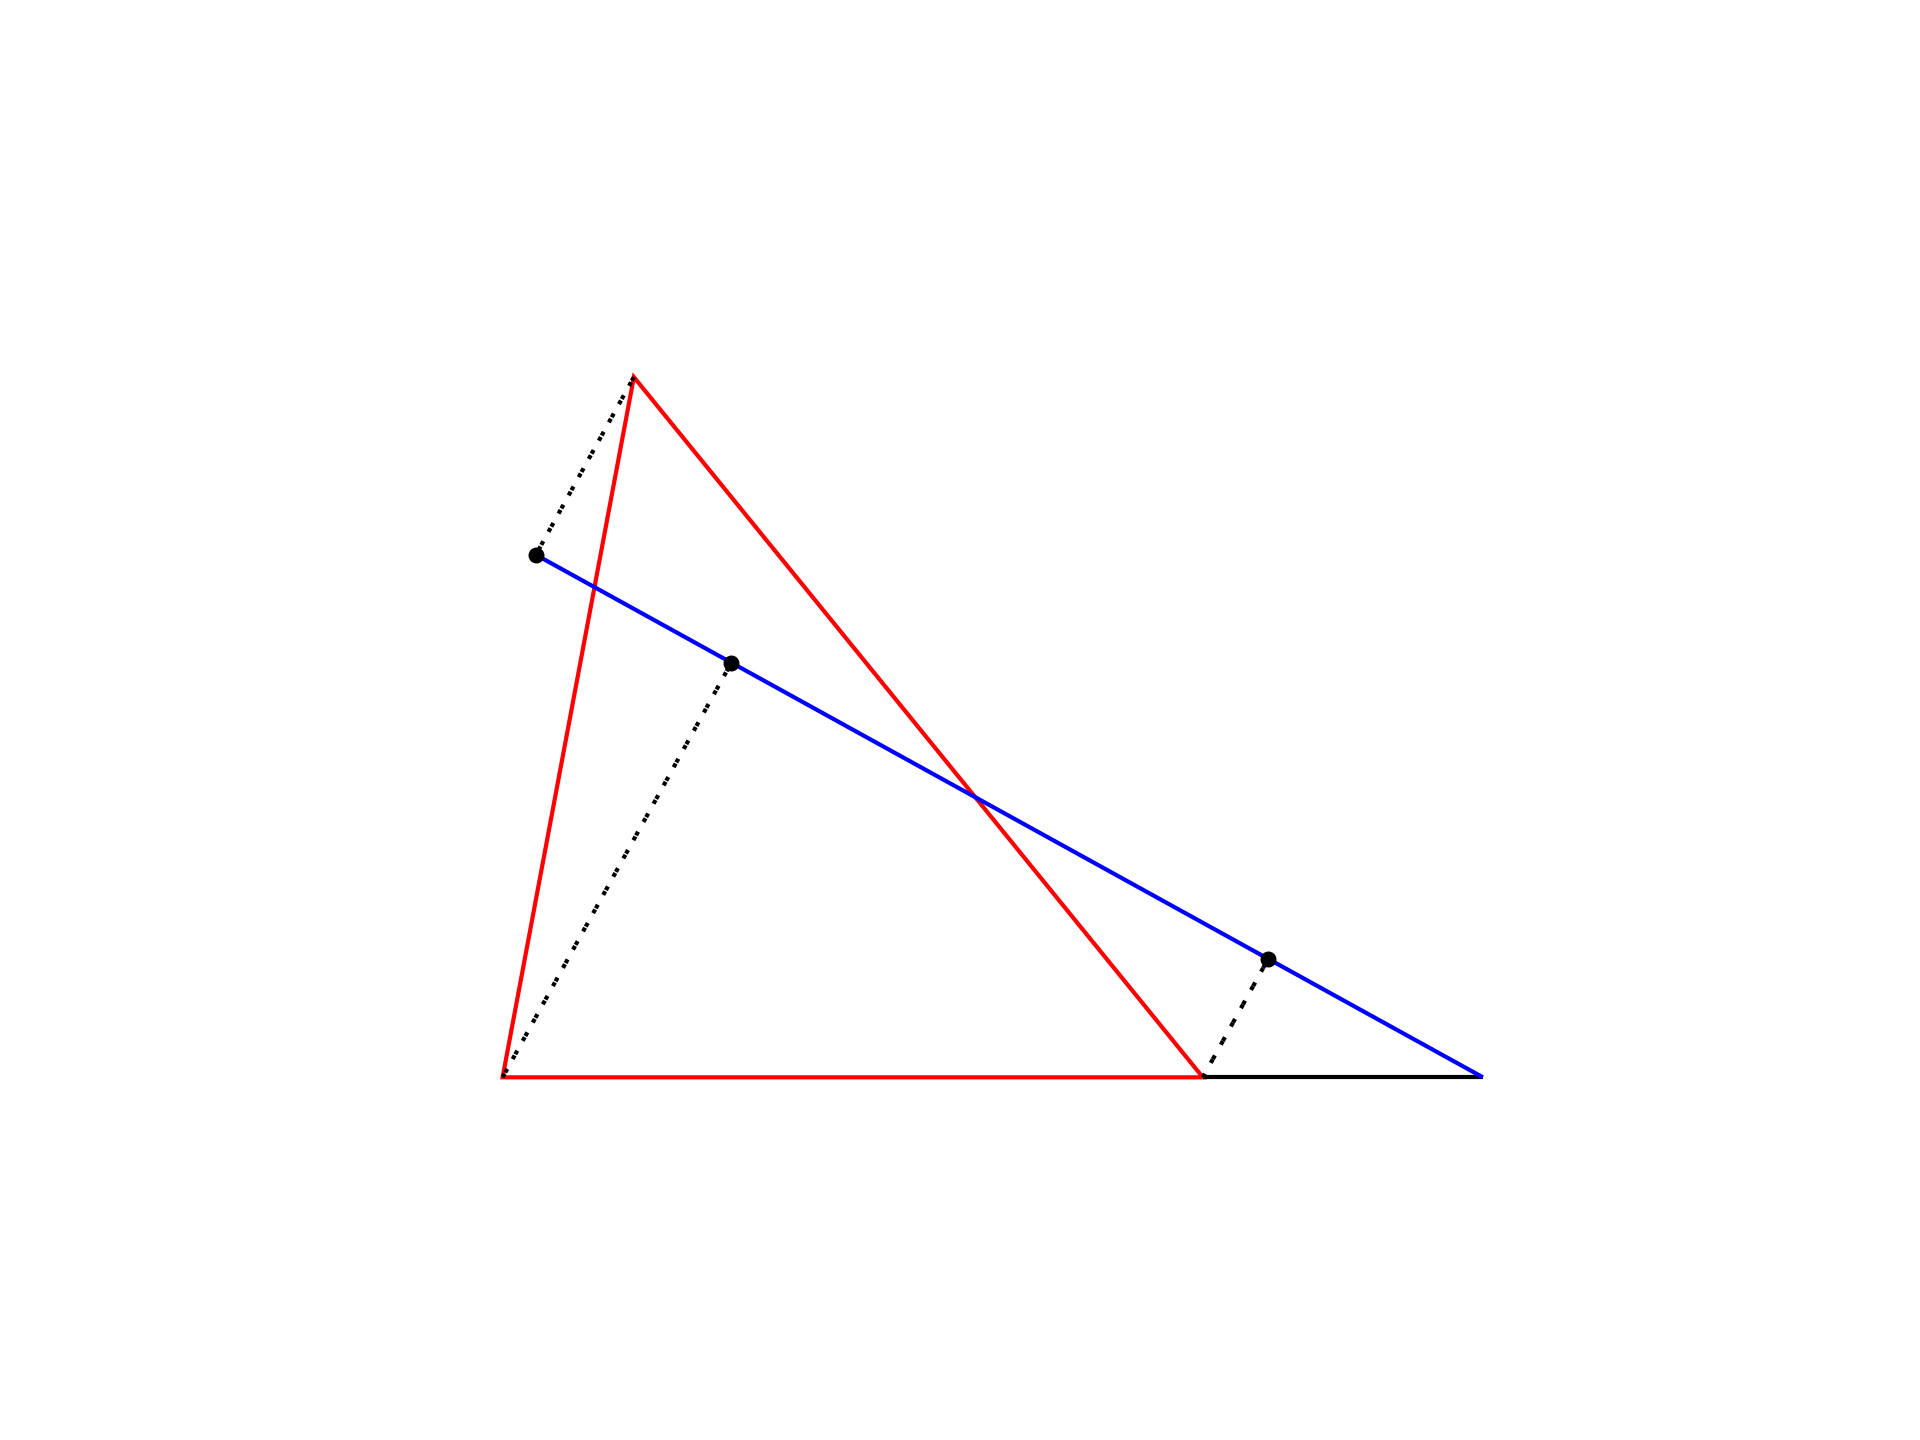

Write the Python code that produced this figure.
import matplotlib.pyplot as plt
import numpy as np
import geometry as geo

fig, ax = geo.init()
ax.set(xlim=(-20,150), ylim=(0,100))


pL = geo.gtr()
A,B,C = pL

geo.opg(ax,[A,B,C])

D = geo.gpf([A,C],0.7)
E = geo.gpf([B,C],0.4)
F = geo.xll([A,B],[D,E])

X = geo.get_perp_on_line_for_point([E,F],A)
Y = geo.get_perp_on_line_for_point([E,F],B)
Z = geo.get_perp_on_line_for_point([E,F],C)


geo.dls(ax,[B,F])

t = (0,(1,4))
geo.dls(ax,[A,X],ls=t)
geo.dls(ax,[B,Y],ls=t)
geo.dls(ax,[C,Z],ls=t)
geo.dls(ax,[Z,F],ec='b')

geo.scp(ax,[X,Y,Z])



geo.savefig(plt)
